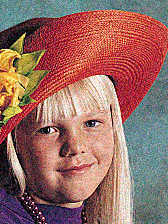
#> input picture materials/images/Port_noisy_.png, 168 x 224 px
$ jupyter execute --allow-errors slides.ipynb   (shell and % lines are left out)
#> lines starting #> are read from the running program, lines starting #| are printed output that depends on the picture
# <center> computer vision </center>

<center>

<p> <b> </b>

<p>1 Июня

<p>
</center>

</img>

</img>

</img>

[cell 1]
import cv2
import numpy as np
from matplotlib import pyplot as plt

img = cv2.imread('images/Port_noisy_.png')
#> img is the input picture: shape (224, 168, 3); mean B, G, R 99.9, 107.3, 151.7
kernel = np.ones((5,5),np.float32)/25
dst = cv2.filter2D(img,-1,kernel)
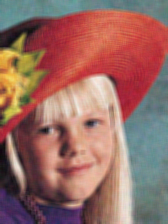
#> dst: shape (224, 168, 3); mean B, G, R 99.9, 107.3, 151.7
plt.subplot(121),plt.imshow(cv2.cvtColor(img, cv2.COLOR_BGR2RGB)),plt.title('Original')
plt.xticks([]), plt.yticks([])
plt.subplot(122),plt.imshow(cv2.cvtColor(dst, cv2.COLOR_BGR2RGB)),plt.title('Averaging')
plt.xticks([]), plt.yticks([])
plt.show()
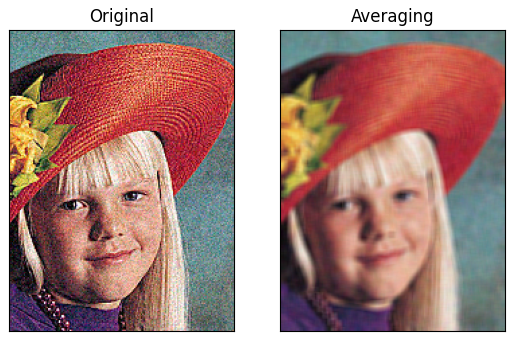
#> figure drawn by matplotlib, 2 panels

[cell 2]
import cv2
import numpy as np
from matplotlib import pyplot as plt

img = cv2.imread('images/Port_noisy_.png')
kernel = np.ones((3,3),np.float32)/9
dst = cv2.filter2D(img,-1,kernel)
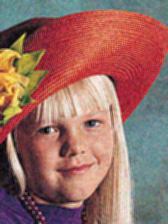
#> dst: shape (224, 168, 3); mean B, G, R 99.9, 107.3, 151.7
plt.subplot(121),plt.imshow(cv2.cvtColor(img, cv2.COLOR_BGR2RGB)),plt.title('Original')
plt.xticks([]), plt.yticks([])
plt.subplot(122),plt.imshow(cv2.cvtColor(dst, cv2.COLOR_BGR2RGB)),plt.title('Averaging')
plt.xticks([]), plt.yticks([])
plt.show()

[cell 3]
import cv2
import numpy as np
from matplotlib import pyplot as plt

img = cv2.imread('images/Port_noisy_.png')
kernel = np.ones((5,5),np.float32)/25
dst = cv2.GaussianBlur(img,(5,5),0)
plt.subplot(121),plt.imshow(cv2.cvtColor(img, cv2.COLOR_BGR2RGB)),plt.title('Original')
plt.xticks([]), plt.yticks([])
plt.subplot(122),plt.imshow(cv2.cvtColor(dst, cv2.COLOR_BGR2RGB)),plt.title('Averaging')
plt.xticks([]), plt.yticks([])
plt.show()

[cell 4]
import cv2
import numpy as np
from matplotlib import pyplot as plt

img = cv2.imread('images/Port_noisy_.png')
#kernel = np.ones((3,3),np.float32)/9
dst = cv2.GaussianBlur(img,(3,3),0)
plt.subplot(121),plt.imshow(cv2.cvtColor(img, cv2.COLOR_BGR2RGB)),plt.title('Original')
plt.xticks([]), plt.yticks([])
plt.subplot(122),plt.imshow(cv2.cvtColor(dst, cv2.COLOR_BGR2RGB)),plt.title('Averaging')
plt.xticks([]), plt.yticks([])
plt.show()
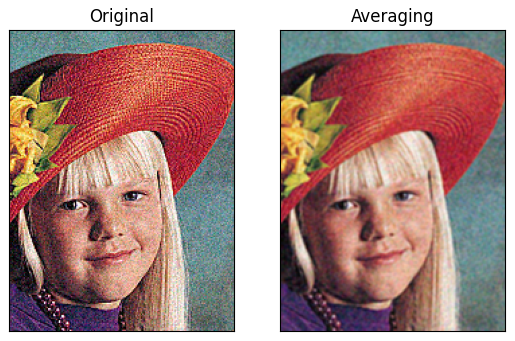
#> figure drawn by matplotlib, 2 panels

[cell 5]
import cv2
import numpy as np
from matplotlib import pyplot as plt

img = cv2.imread('images/Port_noisy_.png')
#kernel = np.ones((3,3),np.float32)/9
dst = cv2.medianBlur(img,5)
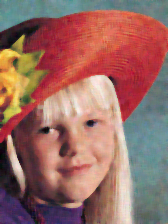
#> dst: shape (224, 168, 3); mean B, G, R 99.6, 106.9, 152.6
plt.subplot(121),plt.imshow(cv2.cvtColor(img, cv2.COLOR_BGR2RGB)),plt.title('Original')
plt.xticks([]), plt.yticks([])
plt.subplot(122),plt.imshow(cv2.cvtColor(dst, cv2.COLOR_BGR2RGB)),plt.title('Averaging')
plt.xticks([]), plt.yticks([])
plt.show()

[cell 6]
import cv2
import numpy as np
from matplotlib import pyplot as plt

img = cv2.imread('images/Port_noisy_.png')
#kernel = np.ones((3,3),np.float32)/9
dst = cv2.medianBlur(img,3)
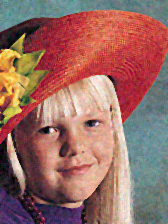
#> dst: shape (224, 168, 3); mean B, G, R 99.5, 106.7, 152.3
plt.subplot(121),plt.imshow(cv2.cvtColor(img, cv2.COLOR_BGR2RGB)),plt.title('Original')
plt.xticks([]), plt.yticks([])
plt.subplot(122),plt.imshow(cv2.cvtColor(dst, cv2.COLOR_BGR2RGB)),plt.title('Averaging')
plt.xticks([]), plt.yticks([])
plt.show()

[cell 7]
import cv2
import numpy as np
from matplotlib import pyplot as plt

img = cv2.imread('images/port3.png')
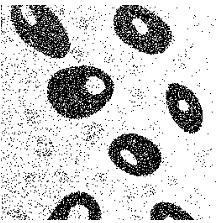
#> input picture materials/images/port3.png, 219 x 223 px
#> img is the input picture: shape (223, 219, 3); min 0, max 255, mean 200.8
#kernel = np.ones((3,3),np.float32)/9
dst = cv2.medianBlur(img,5)
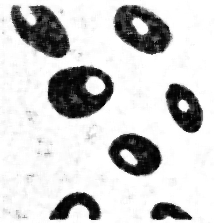
#> dst: shape (223, 219, 3); min 0, max 255, mean 206
plt.subplot(131),plt.imshow(cv2.cvtColor(img, cv2.COLOR_BGR2RGB)),plt.title('Original')
plt.xticks([]), plt.yticks([])
plt.subplot(132),plt.imshow(cv2.cvtColor(dst, cv2.COLOR_BGR2RGB)),plt.title('median')
plt.xticks([]), plt.yticks([])
dst = cv2.GaussianBlur(img,(5,5),0)
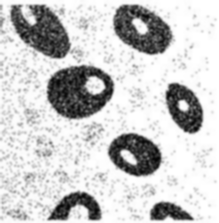
#> dst: shape (223, 219, 3); min 4, max 255, mean 200.7
plt.subplot(133),plt.imshow(cv2.cvtColor(dst, cv2.COLOR_BGR2RGB)),plt.title('Gaussian')
plt.xticks([]), plt.yticks([])
plt.show()
